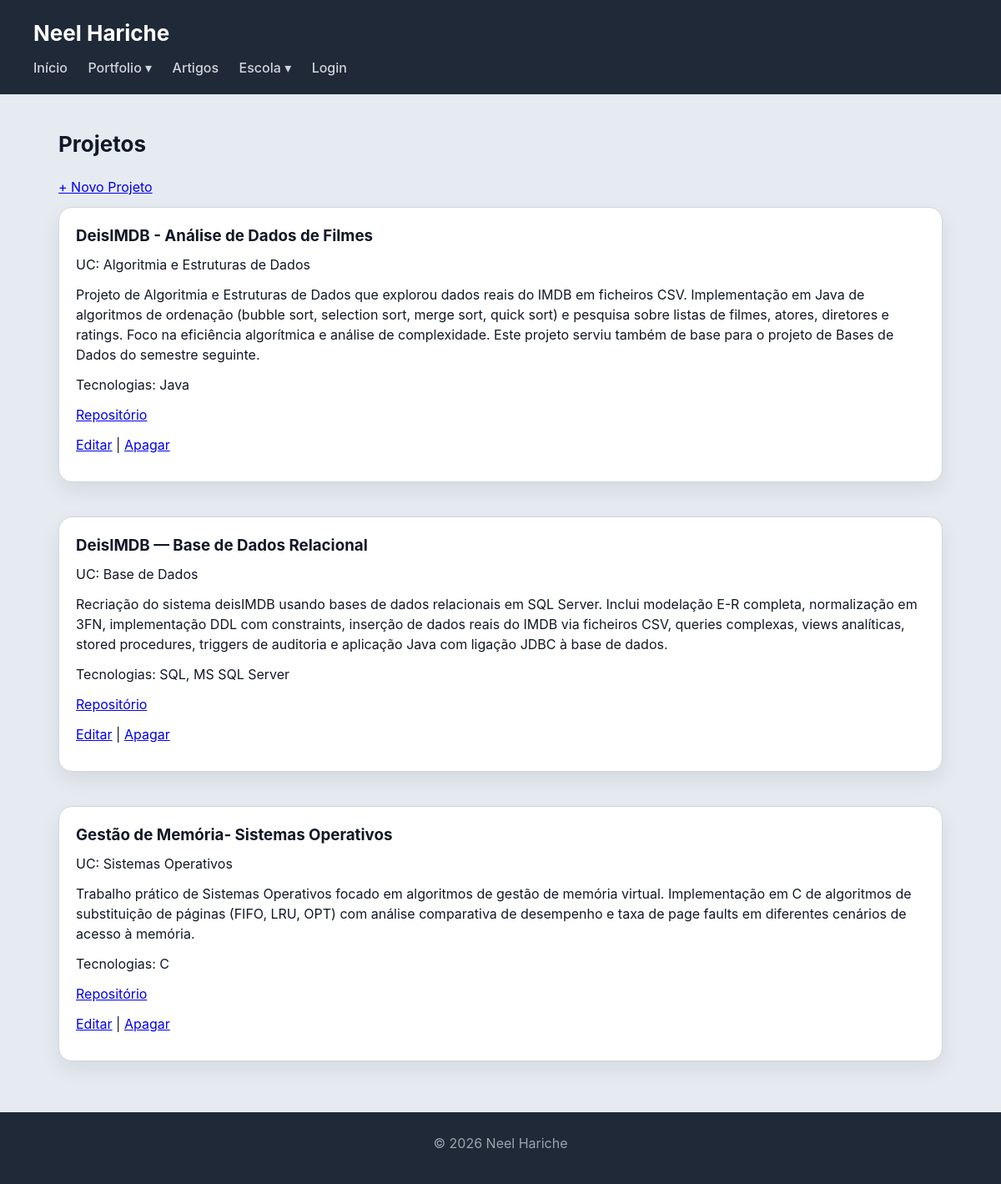
The page /projetos/ on the database as committed earlier.
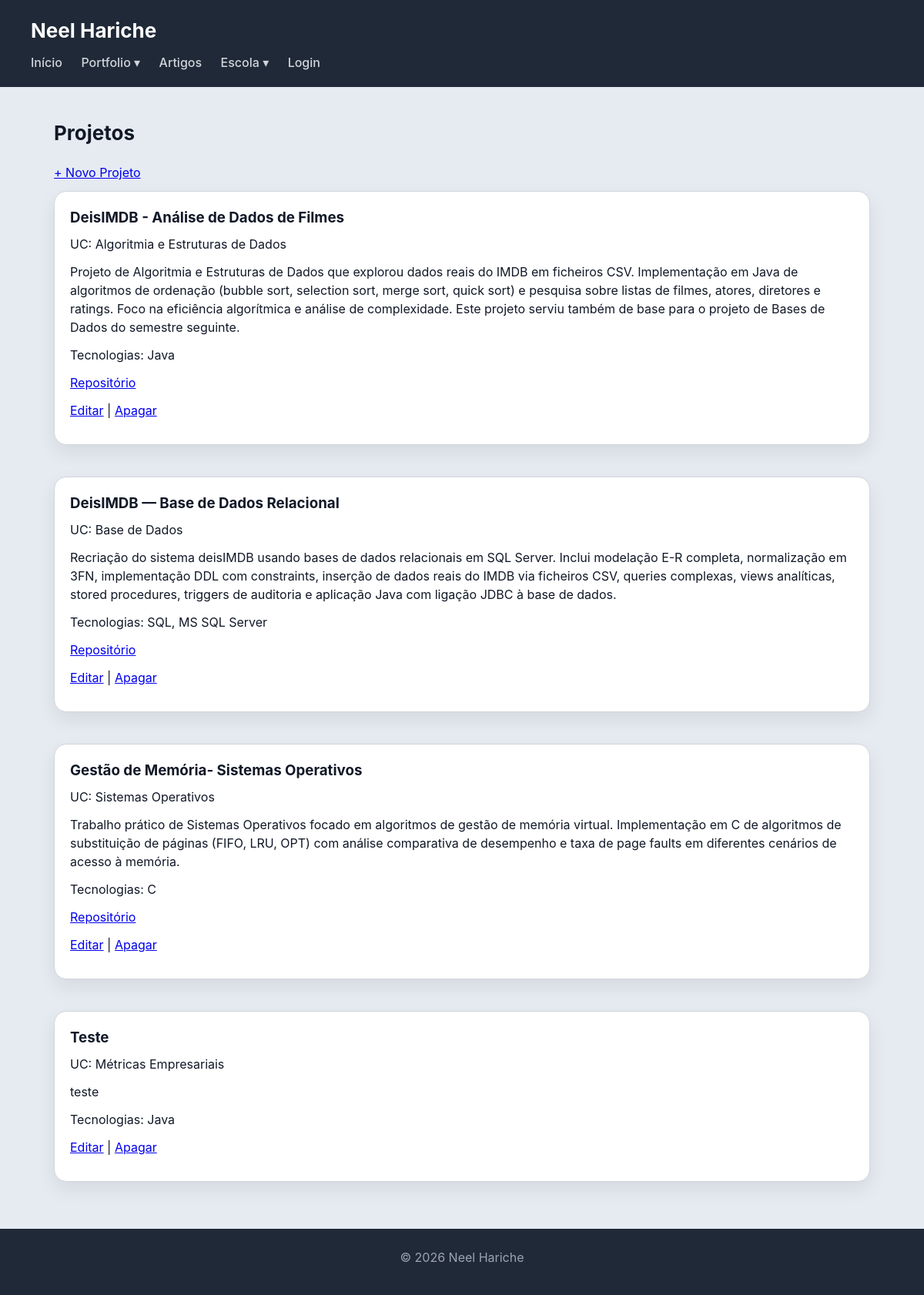
The same page on the database as committed later.
### portfolio/models.py (models this page shows, shortened)
class Projeto(models.Model):
    nome = models.CharField(max_length=150)
    descricao = models.TextField()
    ano = models.IntegerField()
    imagem = models.ImageField(upload_to='projetos/', blank=True, null=True)
    url_repositorio = models.URLField(blank=True)
    uc = models.ForeignKey(UnidadeCurricular, on_delete=models.SET_NULL,
                           null=True, blank=True, related_name='projetos')
    tecnologias = models.ManyToManyField(Tecnologia, blank=True, related_name='projetos')

class UnidadeCurricular(models.Model):
    nome = models.CharField(max_length=150)
    ano = models.IntegerField()
    semestre = models.IntegerField()
    ects = models.IntegerField()
    descricao = models.TextField(blank=True)
    imagem = models.ImageField(upload_to='ucs/', blank=True, null=True)
    licenciatura = models.ForeignKey(Licenciatura, on_delete=models.CASCADE, related_name='ucs')
    docentes = models.ManyToManyField(Docente, blank=True, related_name='ucs')

class Tecnologia(models.Model):
    NIVEL_CHOICES = [(1,'Básico'),(2,'Intermédio'),(3,'Avançado')]
    CATEGORIA_CHOICES = [('linguagem','Linguagem'),('framework','Framework'),
                         ('bd','Base de Dados'),('ferramenta','Ferramenta'),('outro','Outro')]
    nome = models.CharField(max_length=100)
    logo = models.ImageField(upload_to='tecnologias/', blank=True, null=True)
    url_tecnologia = models.URLField(blank=True)
    destaque = models.TextField(blank=True, help_text='O que de mais relevante aprendeste')
    categoria = models.CharField(max_length=20, choices=CATEGORIA_CHOICES)
    nivel = models.IntegerField(choices=NIVEL_CHOICES, default=1)
    tipo = models.ForeignKey(TipoTecnologia, on_delete=models.SET_NULL,
                             null=True, blank=True, related_name='tecnologias')

### portfolio/views.py (the view)
# urls.py: path('projetos/', views.projetos_view, name='projetos'),
def projetos_view(request):
    projetos = Projeto.objects.select_related('uc').prefetch_related('tecnologias').all()
    return render(request, 'portfolio/projetos_list.html', {'projetos': projetos})

### portfolio/templates/portfolio/projetos_list.html (shortened to what this page needs)
{% extends 'portfolio/base.html' %}
{% block content %}
<h2>Projetos</h2>
<p><a href="{% url 'projeto_criar' %}">+ Novo Projeto</a></p>
<section>
{% for p in projetos %}
    <article>
        <h3>{{ p.nome }}</h3>
        {% if p.uc %}<p>UC: {{ p.uc.nome }}</p>{% endif %}
        <p>{{ p.descricao }}</p>
        {% if p.tecnologias.all %}
            <p>Tecnologias:
            {% for t in p.tecnologias.all %}{{ t.nome }}{% if not forloop.last %}, {% endif %}{% endfor %}
            </p>
        {% endif %}
        {% if p.url_repositorio %}<p><a href="{{ p.url_repositorio }}" target="_blank">Repositório</a></p>{% endif %}
        <p>
            <a href="{% url 'projeto_editar' p.pk %}">Editar</a> |
            <a href="{% url 'projeto_apagar' p.pk %}">Apagar</a>
        </p>
    </article>
    <hr>
{% empty %}
    <p>Nenhum projeto adicionado ainda.</p>
{% endfor %}
</section>
{% endblock %}

Rows that differ between the two databases and show on the page:
added Projeto: nome "Teste", uc.nome "Métricas Empresariais", descricao "teste", Tecnologia (nome "Java")
